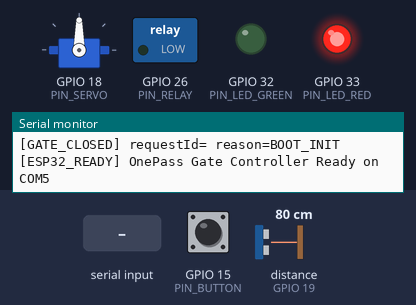
The sketch below on a simulated ESP32. On the bench: servo, switched loads named in the sketch (green lamp = pin HIGH), output pins drawn as LEDs (lit = HIGH), the last lines printed to the serial monitor. The test bench sets the inputs (shaded band); at power-on: GPIO 15 (PIN_BUTTON) HIGH, distance to the obstacle (sensor on GPIO 19) 80 cm. The echo pulse lasts 58.3 µs per cm; pins used as bus, display or sensor lines are not drawn.

Above: at 1.7 s.
1.8 s: GPIO 15 (PIN_BUTTON) pulled LOW for 0.15 s
At 2.3 s:
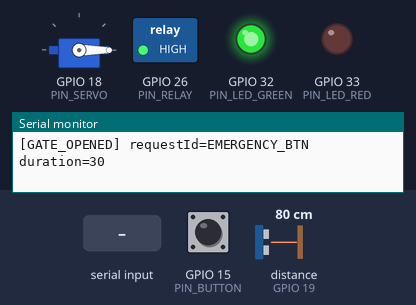
3.4 s: "OPEN 1\n" received over Serial
At 5.1 s:
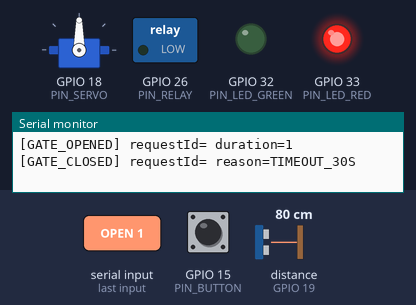
5.9 s: "OPEN 150\n" received over Serial
At 6.2 s:
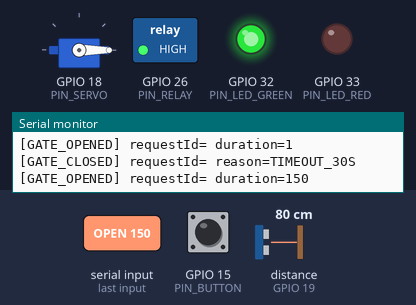
7.4 s: "CLOSE\n" received over Serial
At 8.4 s:
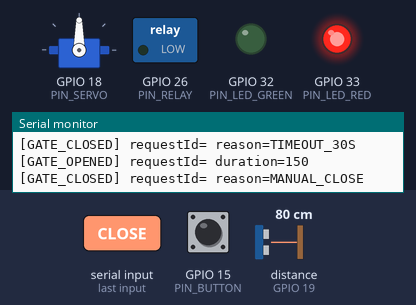
8.9 s: "OPEN\n" received over Serial
At 9.7 s:
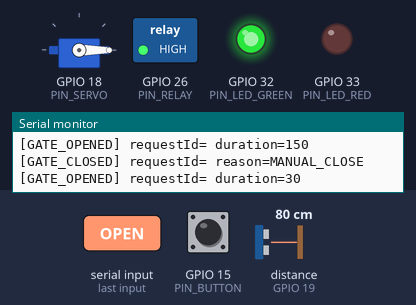
Timing chart, 0 to 40.4 s (numbered marks = the images above; inputs shaded):
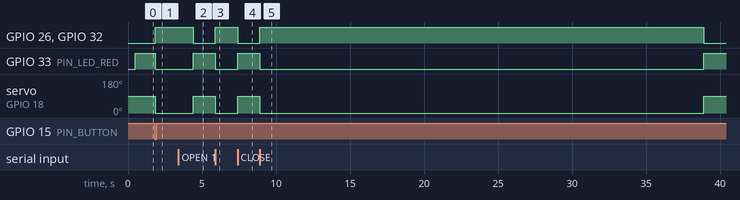

Measured:
- after the input at 1.8 s, GPIO 26 (PIN_RELAY), GPIO 32 (PIN_LED_GREEN): LOW → HIGH after 0.05 s; GPIO 33 (PIN_LED_RED): HIGH → LOW after 0.05 s; servo on GPIO 18 (PIN_SERVO): 90° → 0° after 0.05 s
- after the input at 3.4 s, GPIO 26 (PIN_RELAY), GPIO 32 (PIN_LED_GREEN): HIGH → LOW after 1.0 s; GPIO 33 (PIN_LED_RED): LOW → HIGH after 1.0 s; servo on GPIO 18 (PIN_SERVO): 0° → 90° after 1.0 s
- after the input at 5.9 s, GPIO 26 (PIN_RELAY), GPIO 32 (PIN_LED_GREEN): LOW → HIGH at once; GPIO 33 (PIN_LED_RED): HIGH → LOW at once; servo on GPIO 18 (PIN_SERVO): 90° → 0° at once
- after the input at 7.4 s, GPIO 26 (PIN_RELAY), GPIO 32 (PIN_LED_GREEN): HIGH → LOW at once; GPIO 33 (PIN_LED_RED): LOW → HIGH at once; servo on GPIO 18 (PIN_SERVO): 0° → 90° at once
- after the input at 8.9 s, GPIO 26 (PIN_RELAY), GPIO 32 (PIN_LED_GREEN): LOW → HIGH at once, → LOW 30.0 s later; GPIO 33 (PIN_LED_RED): HIGH → LOW at once, → HIGH 30.0 s later; servo on GPIO 18 (PIN_SERVO): 90° → 0° at once, → 90° 30.0 s later

The sketch:

smart_gate_esp32.ino
```cpp
/*
  ============================================================================
  SMART GATE ESP32 FIRMWARE (OnePass Official USB-Serial Controller)
  ระบบควบคุมประตูไม้กั้นอัจฉริยะ OnePass IoT
  บอร์ด: ESP32 Dev Module
  Baud Rate: 115200

  การเชื่อมต่อขาพิน:
    - Servo SG90 ไม้กั้น     : GPIO 18 (สายสัญญาณสีส้ม/เหลือง)
    - LED สีเขียว (อนุญาตผ่าน) : GPIO 32
    - LED สีแดง (รอสแกน/ปิด)  : GPIO 33
    - Relay กลอน/ไม้กั้น (ถ้ามี): GPIO 26
    - ปุ่มกดฉุกเฉิน (ถ้ามี)     : GPIO 15 (Active LOW)
    - Ultrasonic Trig (ถ้ามี) : GPIO 5
    - Ultrasonic Echo (ถ้ามี) : GPIO 19
  ============================================================================
*/

#include <Wire.h>
#include <ESP32Servo.h>

// ====================== กำหนดขาพิน ======================
#define PIN_SERVO        18    // มอเตอร์ Servo ไม้กั้น
#define PIN_LED_GREEN    32    // LED สีเขียว: อนุญาตผ่าน / ไม้กั้นเปิด
#define PIN_LED_RED      33    // LED สีแดง: รอสแกน / ไม้กั้นปิด
#define PIN_RELAY        26    // Relay กลอนไฟฟ้า/ไม้กั้น (HIGH = ทำงาน)
#define PIN_BUTTON       15    // ปุ่มเปิดฉุกเฉินแบบปุ่มกด (Active LOW)

// กำหนดองศา Servo ไม้กั้น (ปรับทิศทางตามการติดตั้งจริง: 0° = ยกขึ้นเปิดทาง, 90° = ยกลงปิดทาง)
#define SERVO_ANGLE_OPEN    0     // ยกไม้กั้นขึ้น (เปิดทาง)
#define SERVO_ANGLE_CLOSE   90    // ลดไม้กั้นลง (ปิดกั้นทาง)

// Ultrasonic HC-SR04 (เซนเซอร์ตรวจจับคน/รถผ่าน)
#define PIN_TRIG         5
#define PIN_ECHO         19

// อ็อบเจกต์ Servo
Servo gateServo;

// ตัวแปรสถานะ
bool isGateOpen = false;
unsigned long gateOpenTime = 0;
unsigned long gateHoldDuration = 30000; // ค่าเริ่มต้นเปิดค้าง 30 วินาที
String currentRequestId = "";

// ตรวจจับ Ultrasonic
bool objectPassed = false;
unsigned long objectDetectTime = 0;

// ฟังก์ชันวัดระยะ Ultrasonic (cm)
long readUltrasonicCm() {
  digitalWrite(PIN_TRIG, LOW);
  delayMicroseconds(2);
  digitalWrite(PIN_TRIG, HIGH);
  delayMicroseconds(10);
  digitalWrite(PIN_TRIG, LOW);
  long duration = pulseIn(PIN_ECHO, HIGH, 25000); // timeout 25ms (~4 เมตร)
  if (duration == 0) return 999;
  return duration * 0.034 / 2;
}

// ฟังก์ชันสั่งเปิดไม้กั้น
void openGate(int durationSec = 30, String reqId = "") {
  isGateOpen = true;
  gateOpenTime = millis();
  gateHoldDuration = (unsigned long)durationSec * 1000UL;
  currentRequestId = reqId;
  objectPassed = false;
  objectDetectTime = 0;

  // ควบคุมฮาร์ดแวร์
  gateServo.write(SERVO_ANGLE_OPEN);  // ยกไม้กั้นขึ้น
  digitalWrite(PIN_RELAY, HIGH);      // ทำงาน Relay
  digitalWrite(PIN_LED_GREEN, HIGH);  // ไฟเขียวติด
  digitalWrite(PIN_LED_RED, LOW);     // ไฟแดงดับ

  // ส่ง ACK ยืนยันกลับไปยังเซิร์ฟเวอร์
  Serial.print("[GATE_OPENED] requestId=");
  Serial.print(currentRequestId);
  Serial.print(" duration=");
  Serial.println(durationSec);
}

// ฟังก์ชันสั่งปิดไม้กั้น
void closeGate(const char* reason = "TIMEOUT_30S") {
  isGateOpen = false;

  // ควบคุมฮาร์ดแวร์
  gateServo.write(SERVO_ANGLE_CLOSE); // ลดไม้กั้นลงปิดกั้นทาง
  digitalWrite(PIN_RELAY, LOW);       // ตัด Relay
  digitalWrite(PIN_LED_GREEN, LOW);   // ไฟเขียวดับ
  digitalWrite(PIN_LED_RED, HIGH);    // ไฟแดงติด

  // ส่งสัญญาณให้เซิร์ฟเวอร์ตัดสิทธิ์ QR Code และลบคำขอทดสอบ
  Serial.print("[GATE_CLOSED] requestId=");
  Serial.print(currentRequestId);
  Serial.print(" reason=");
  Serial.println(reason);

  currentRequestId = "";
}

// ฟังก์ชันประมวลผลคำสั่ง Serial
void handleCommand(String cmd) {
  cmd.trim();
  if (cmd.length() == 0) return;

  if (cmd.startsWith("OPEN")) {
    // รองรับคำสั่ง: OPEN <seconds> <requestId>
    int duration = 30;
    String reqId = "";

    int firstSpace = cmd.indexOf(' ');
    if (firstSpace > 0) {
      int secondSpace = cmd.indexOf(' ', firstSpace + 1);
      if (secondSpace > 0) {
        duration = cmd.substring(firstSpace + 1, secondSpace).toInt();
        reqId = cmd.substring(secondSpace + 1);
      } else {
        duration = cmd.substring(firstSpace + 1).toInt();
      }
    }
    if (duration <= 0) duration = 30;
    openGate(duration, reqId);
  } else if (cmd == "CLOSE" || cmd == "CLOSE_GATE") {
    closeGate("MANUAL_CLOSE");
  } else if (cmd == "PING") {
    Serial.println("[PONG] ESP32_ONLINE");
  }
}

void setup() {
  Serial.begin(115200);
  delay(500);

  // กำหนดโหมดขาพิน
  pinMode(PIN_RELAY, OUTPUT);
  pinMode(PIN_LED_GREEN, OUTPUT);
  pinMode(PIN_LED_RED, OUTPUT);
  pinMode(PIN_BUTTON, INPUT_PULLUP);
  pinMode(PIN_TRIG, OUTPUT);
  pinMode(PIN_ECHO, INPUT);

  // ตั้งค่า Servo บน GPIO 18
  gateServo.setPeriodHertz(50);
  gateServo.attach(PIN_SERVO, 500, 2400);

  // เริ่มต้นที่สถานะปิด
  closeGate("BOOT_INIT");

  Serial.println("[ESP32_READY] OnePass Gate Controller Ready on COM5");
}

void loop() {
  // 1. รับคำสั่งจากคอมพิวเตอร์ผ่าน USB Serial
  if (Serial.available()) {
    String cmd = Serial.readStringUntil('\n');
    handleCommand(cmd);
  }

  // 2. ตรวจสอบปุ่มเปิดฉุกเฉิน (GPIO 15)
  if (digitalRead(PIN_BUTTON) == LOW) {
    delay(50); // Debounce
    if (digitalRead(PIN_BUTTON) == LOW) {
      openGate(30, "EMERGENCY_BTN");
      while (digitalRead(PIN_BUTTON) == LOW);
    }
  }

  // 3. จัดการขณะไม้กั้นกำลังเปิดอยู่
  if (isGateOpen) {
    unsigned long elapsed = millis() - gateOpenTime;

    // ตรวจจับ Ultrasonic (ถ้ารถ/คนเข้ามาใกล้ 5-30cm แล้วพ้นออกไป > 40cm จะปิดทันที)
    long dist = readUltrasonicCm();
    if (dist >= 5 && dist <= 30) {
      objectPassed = true;
      objectDetectTime = millis();
    }
    if (objectPassed && (millis() - objectDetectTime >= 800)) {
      if (dist > 45 || dist == 999) {
        closeGate("SENSOR_PASSED");
        return;
      }
    }

    // ครบกำหนดเวลา 30 วินาที ปิดอัตโนมัติ
    if (elapsed >= gateHoldDuration) {
      closeGate("TIMEOUT_30S");
      return;
    }
  }
}
```
